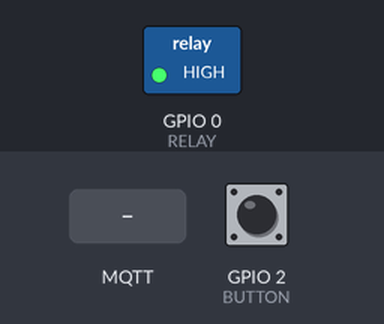
The sketch below on a simulated ESP8266 (NodeMCU). Parts: switched loads named in the sketch (green lamp = pin HIGH). The test bench sets the inputs (shaded band); at power-on: GPIO 2 (BUTTON) HIGH. WiFi joins after 1.5 s; servers stay silent unless stated; no MQTT or app messages arrive unless stated; what the sketch prints to the serial monitor is not drawn.

Above: at 2.7 s.
2.8 s: GPIO 2 (BUTTON) pulled LOW for 0.6 s
At 4.6 s:
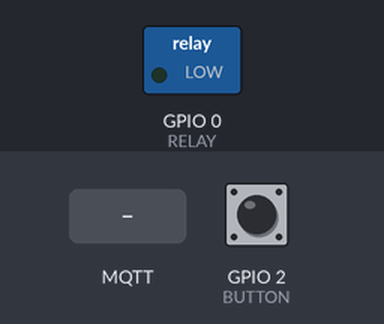
7.0 s: MQTT message "OFF" arrives on the first subscribed topic
At 8.1 s:
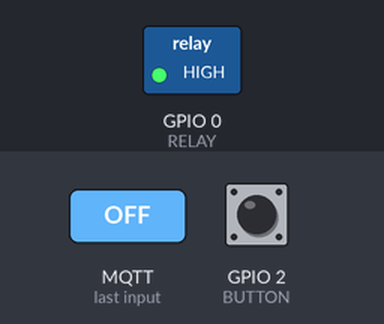
9.0 s: GPIO 2 (BUTTON) pulled LOW for 1 s
At 10.9 s:
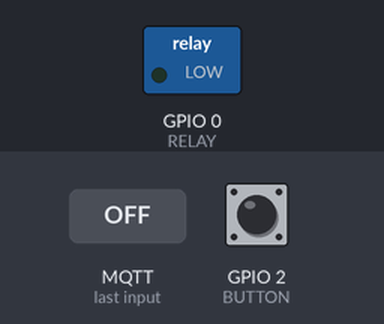
Timing chart, 0 to 12.4 s (numbered marks = the images above; inputs shaded):
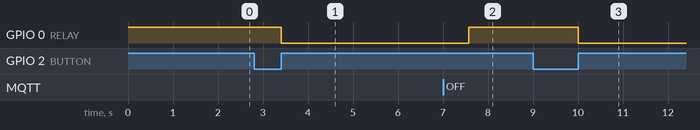

Measured:
- after the input at 2.8 s, GPIO 0 (RELAY): HIGH → LOW after 0.60 s
- after the input at 7.0 s, GPIO 0 (RELAY): LOW → HIGH after 0.57 s
- after the input at 9.0 s, GPIO 0 (RELAY): HIGH → LOW after 1.0 s

The sketch:

OvlVentilatoru.ino
```cpp
 #include <ESP8266WiFi.h>
 #include <PubSubClient.h>


const char* ssid = "DPJP"; // fill in here your router or wifi SSID
const char* password = "SR71-Blackbird"; // fill in here your router or wifi password
 #define RELAY 0 // relay connected to  GPIO0
 #define BUTTON 2
WiFiServer server(80);

volatile unsigned long buttonPressTime = 0;
volatile unsigned long buttonReleaseTime = 0;
volatile unsigned long lastChange = 0;

volatile bool buttonPressed = false;
unsigned long relayOffTime = 0;
bool relayOn = false;
const char* mqttBroker = "homeassistant.local";  // Replace with your broker's IP address
const int mqttPort = 1883;
const char* mqttUser = "mqtt_user";  // Replace with your MQTT username
const char* mqttPassword = "acheron";  // Replace with your MQTT password
const char* mqttTopicBathFan = "bathFan2";
const char* mqttTopicBathFanState = "bathFanState2";
const char* mqttTopicBathFanTime = "bathFanTime2";

WiFiClient wifiClient;
PubSubClient client(wifiClient);


void ICACHE_RAM_ATTR Change()
{
  Serial.println("Change on " + String(millis()));
  if((millis()-lastChange) < 150)
  {
    lastChange = millis();
    return;
  }
  Serial.println("Filtered change on " + String(millis()));

  if (digitalRead(BUTTON) == LOW)
  {
    buttonPressTime = millis();
    buttonPressed = true;
  }
  else
  {
    buttonReleaseTime = millis();
    unsigned long pressDuration = buttonReleaseTime - buttonPressTime;
    buttonPressed = false;
    if(pressDuration < 100)
    {}
    else if (pressDuration < 1000)
    {
      if(relayOn)
        toggleRelay();
      else
       setRelay(450000);  // 7.5 minutes
    }
    else if (pressDuration < 2000)
    {
      setRelay(450000*2);  // 15 minutes
      //setRelay(30000);  // 0.5 minutes
    }
    else if (pressDuration >= 2000)
    {
      setRelay(450000*4); // 30 minutes
      //setRelay(60000); // 30 minutes
    }
    else if (pressDuration >= 5000)
    {
      lastChange = millis();
      return;
      //setRelay(250000); // 30 minutes
      //setRelay(60000); // 30 minutes
    }
  }
  lastChange = millis();
}


void toggleRelay() {
  relayOn = !relayOn;
  digitalWrite(RELAY, relayOn ? LOW : HIGH);


  Serial.println("Relay toggled");
}

void setRelay(unsigned long duration) {
  digitalWrite(RELAY, LOW);
  relayOn = true;
  relayOffTime = millis() + duration;

  Serial.println("Relay set for " + String((double)duration / 60000.0) + " minutes");
}


void connectWiFi() {
  delay(10);
  Serial.println();
  Serial.print("Connecting to ");
  Serial.println(ssid);

  WiFi.begin(ssid, password);

  while (WiFi.status() != WL_CONNECTED) {
    delay(500);
    Serial.print(".");
  }

  Serial.println("");
  Serial.println("WiFi connected");
  Serial.println("IP address: ");
  Serial.println(WiFi.localIP());
}

void reconnect() {
  while (!client.connected())
  {
    Serial.print("Attempting MQTT connection...");
    String clientId = "ESP8266Client-" + String(WiFi.macAddress());
    if (client.connect(clientId.c_str(), mqttUser, mqttPassword))
    {
     Serial.println("connected");
       client.subscribe(mqttTopicBathFan);
       client.setCallback(messageReceived);
    }
    else
    {
      Serial.print("failed, rc=");
      Serial.print(client.state());
      Serial.println(" try again in 5 seconds");
      delay(5000);
    }
  }
}


void connectMQTT() {
  Serial.print("Connecting to MQTT broker...");
  client.setServer(mqttBroker, mqttPort);
  client.setCallback(messageReceived);
}

void messageReceived(char* topic, byte* payload, unsigned int length) {
  String message;
  for (unsigned int i = 0; i < length; i++) {
    message += (char)payload[i];
  }
  Serial.println(message);
  if (message == "ON")
  {
    digitalWrite(RELAY, LOW);
    relayOffTime = millis() + 3600000;
    relayOn = true;
    client.publish(mqttTopicBathFanState, "ON");
    Serial.println("Relay turned on via MQTT");
  }
  else if (message == "OFF")
  {
    digitalWrite(RELAY, HIGH);
    relayOn = false;
    client.publish(mqttTopicBathFanState, "OFF");
    Serial.println("Relay turned off via MQTT");
  }
}

String padLeftZeros(String input, int length) { while (input.length() < length) { input = '0' + input; } return input; }


void setup()
{
  Serial.begin(115200); // must be same baudrate with the Serial Monitor

  pinMode(RELAY,OUTPUT);
  pinMode(BUTTON, INPUT_PULLUP);
  digitalWrite(RELAY, HIGH);

  // Connect to WiFi network
  Serial.println();
  Serial.println();

  connectWiFi();
  connectMQTT();
  reconnect();
  // Start the server


  attachInterrupt(digitalPinToInterrupt(BUTTON), Change, CHANGE);

  digitalWrite(RELAY, HIGH);

}

bool lastState = false;

void loop()
{


    if (relayOn && millis() >= relayOffTime)
    {
      digitalWrite(RELAY, HIGH);
      relayOn = false;
      relayOffTime = 0;
      Serial.println("Relay off");
    }

    if (!client.connected())
    {
      reconnect();
    }

  client.loop();
  if(relayOn)
  {
    int sec = (relayOffTime-millis())/1000;
    String min = String(sec/60);
    String sec2 = padLeftZeros(String(sec%60),2);
    String msg = min + ":" + sec2;
    client.publish(mqttTopicBathFanTime,msg.c_str());
  }
  else
  {
    client.publish(mqttTopicBathFanTime,"0");
  }

  if(lastState != relayOn)
  {
    client.publish(mqttTopicBathFanState, relayOn? "ON":"OFF");
  }
  lastState = relayOn;
  delay(1000);

}
```
